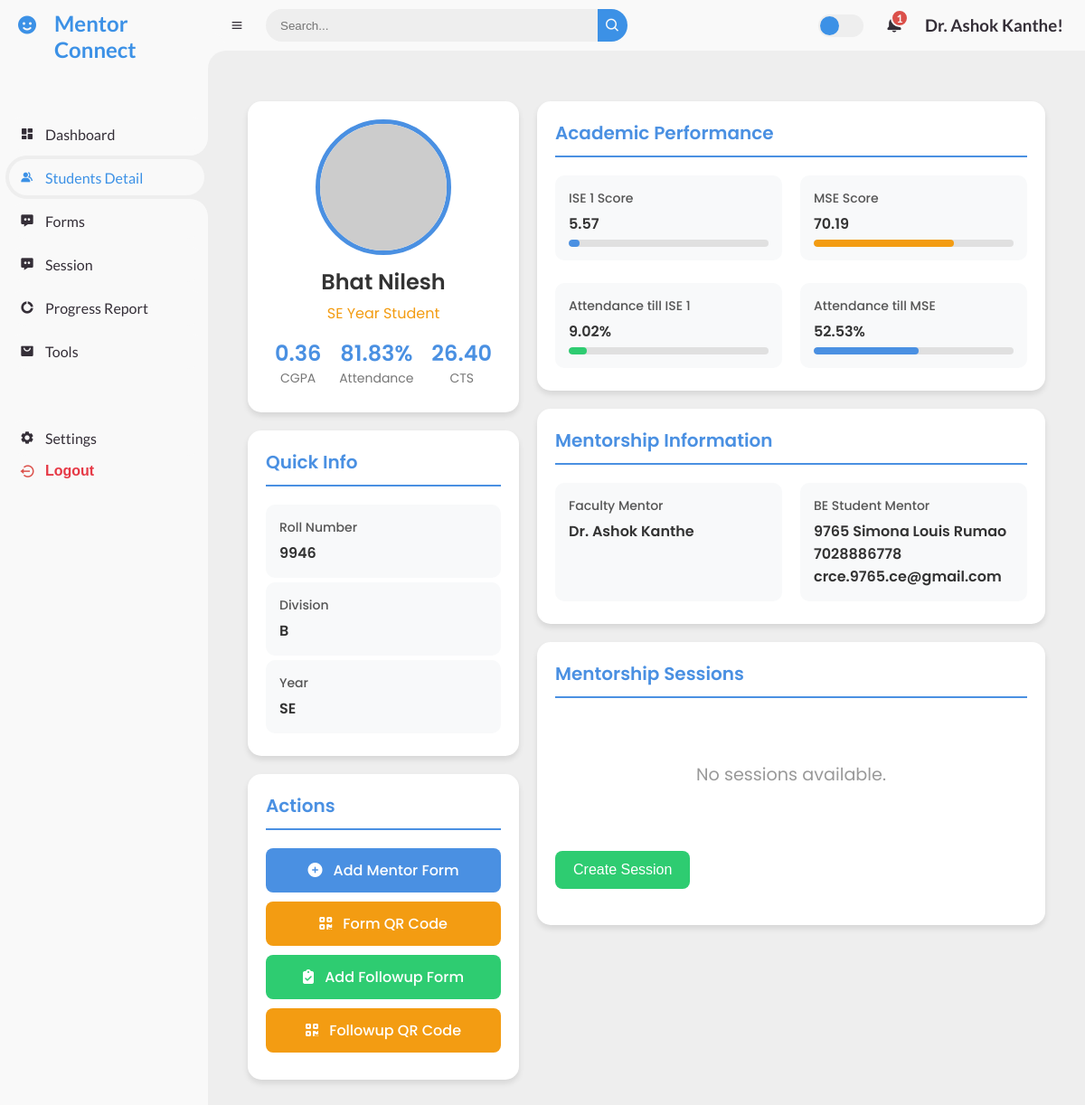
/student_profile/263/ (signed in), run on an earlier commit of the app's database.
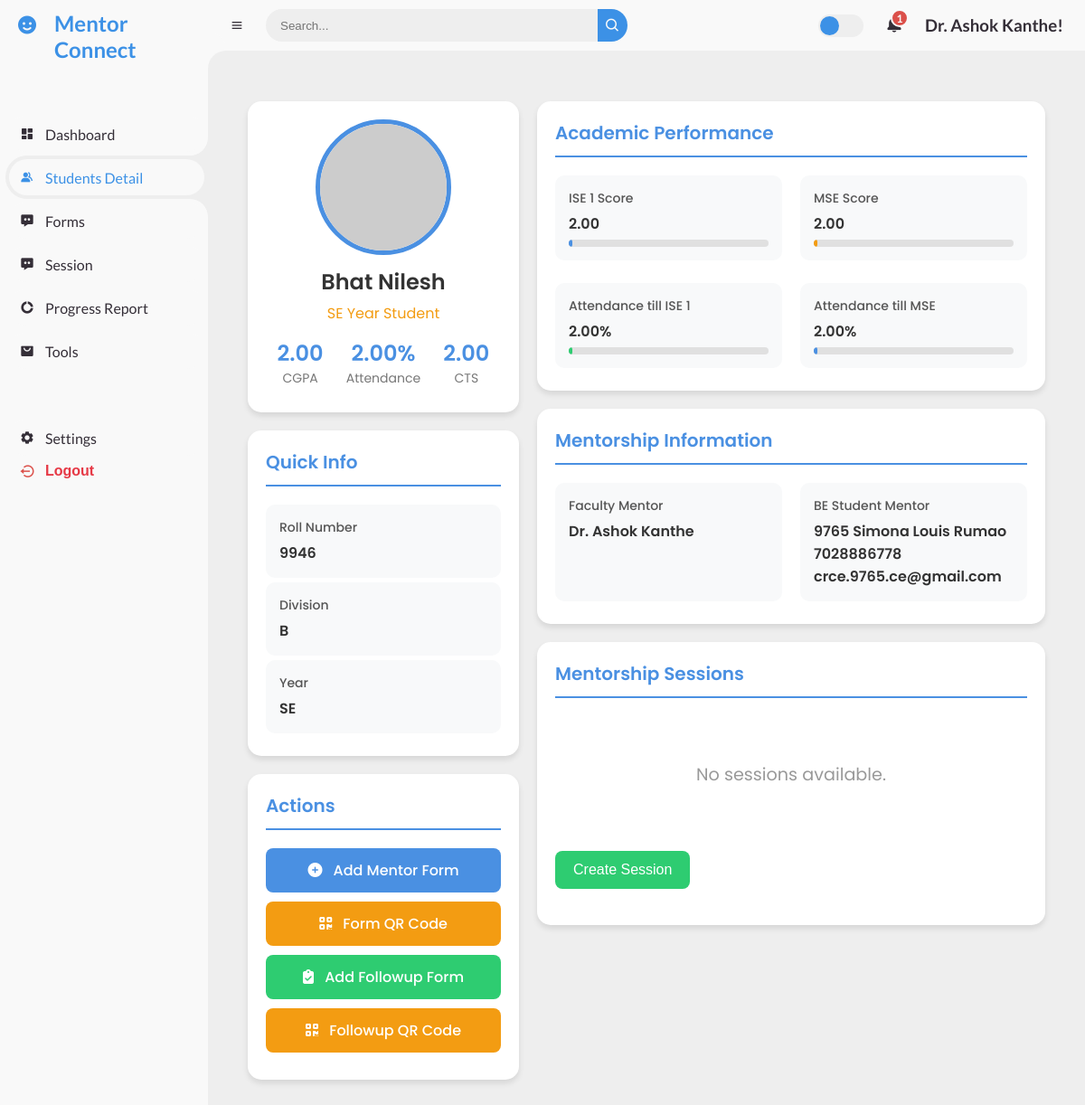
And on a later commit of the database.
### mentor/models.py (models this page shows, shortened)
class Student1(models.Model):
    mentorship_data = models.ForeignKey(MentorshipData, on_delete=models.CASCADE)
    atte_ise1 = models.DecimalField(max_digits=5, decimal_places=2, default=0.00)
    atte_mse = models.DecimalField(max_digits=5, decimal_places=2, default=0.00)
    attendance = models.DecimalField(max_digits=5, decimal_places=2, default=0.00)
    cts = models.DecimalField(max_digits=5, decimal_places=2, default=0.00)
    ise1 = models.DecimalField(max_digits=5, decimal_places=2, default=0.00)
    mse = models.DecimalField(max_digits=5, decimal_places=2, default=0.00)
    semcgpa = models.DecimalField(max_digits=5, decimal_places=2, default=0.00)
    profile_picture = models.ImageField(
        upload_to='profile_pictures/',
        blank=True,
        validators=[FileExtensionValidator(allowed_extensions=['jpg', 'jpeg', 'png'])]
    )

### mentor/views.py (the view)
@login_required
def student_profile(request, student_id):
    student = get_object_or_404(MentorshipData, id=student_id)
    mentor = request.user
    sessions = Session.objects.filter(mentor=request.user, student=student)
    username = mentor.username
    readable_name = username.replace('_', ' ').title()
    students = MentorshipData.objects.filter(faculty_mentor=readable_name)
    student1 = Student1.objects.get(mentorship_data=student)
    available_mentor_admins = MentorAdmin.objects.all()
    context = {
        'sessions': sessions,
        'students': students,
        'student': student,
        'mentor': mentor,
        'student1': student1,
        'available_mentor_admins': available_mentor_admins,
    }
    return render(request, 'student_profile.html', context)

### mentor/templatetags/username_filters.py (called while the page is built)
@register.filter
def readable_username(value):
    return value.replace('_', ' ').title()

### templates/student_profile.html (shortened to what the changed rows need)
{% extends 'base.html' %}
{% block content %}
<link rel="stylesheet" href="https://cdnjs.cloudflare.com/ajax/libs/font-awesome/6.4.0/css/all.min.css">
<div class="profile-container desktop-profile">
    <div class="profile-sidebar">
        <div class="card profile-header">
            <div>
                <h1 class="profile-name">{{ student.name }}</h1>
            </div>
            <div class="profile-stats">
                <div class="stat-item">
                    <div class="stat-value">{{ student1.semcgpa }}</div>
                    <div class="stat-label">CGPA</div>
                </div>
                <div class="stat-item">
                    <div class="stat-value">{{ student1.attendance }}%</div>
                    <div class="stat-label">Attendance</div>
                </div>
                <div class="stat-item">
                    <div class="stat-value">{{ student1.cts }}</div>
                    <div class="stat-label">CTS</div>
                </div>
            </div>
        </div>
        <div class="card">
            <h2 class="section-title">Quick Info</h2>
        </div>
        <div class="card">
            <h2 class="section-title">Actions</h2>
        </div>
    </div>
    <div class="profile-main">
        <div class="card">
            <h2 class="section-title">Academic Performance</h2>
            <div class="info-group">
                <div class="info-item">
                    <p class="info-label">ISE 1 Score</p>
                    <p class="info-value">{{ student1.ise1 }}</p>
                    <div class="progress-bar">
                        <div class="progress" style="width: {{ student1.ise1 }}%; background-color: var(--primary-color);"></div>
                    </div>
                </div>
                <div class="info-item">
                    <p class="info-label">MSE Score</p>
                    <p class="info-value">{{ student1.mse }}</p>
                    <div class="progress-bar">
                        <div class="progress" style="width: {{ student1.mse }}%; background-color: var(--secondary-color);"></div>
                    </div>
                </div>
                <div class="info-item">
                    <p class="info-label">Attendance till ISE 1</p>
                    <p class="info-value">{{ student1.atte_ise1 }}%</p>
                    <div class="progress-bar">
                        <div class="progress" style="width: {{ student1.atte_ise1 }}%; background-color: var(--accent-color);"></div>
                    </div>
                </div>
                <div class="info-item">
                    <p class="info-label">Attendance till MSE</p>
                    <p class="info-value">{{ student1.atte_mse }}%</p>
                    <div class="progress-bar">
                        <div class="progress" style="width: {{ student1.atte_mse }}%; background-color: var(--primary-color);"></div>
                    </div>
                </div>
            </div>
        </div>
        <div class="card">
            <h2 class="section-title">Mentorship Information</h2>
        </div>
        <div class="card">
            <h2 class="section-title">Mentorship Sessions</h2>
        </div>
    </div>
</div>
{% endblock %}

What changed in the data, as far as the page shows it:
changed Student1: semcgpa "0.36" → "2.00"; attendance "81.83" → "2.00"; cts "26.40" → "2.00"; ise1 "5.57" → "2.00"; mse "70.19" → "2.00"; atte_ise1 "9.02" → "2.00"; atte_mse "52.53" → "2.00"
